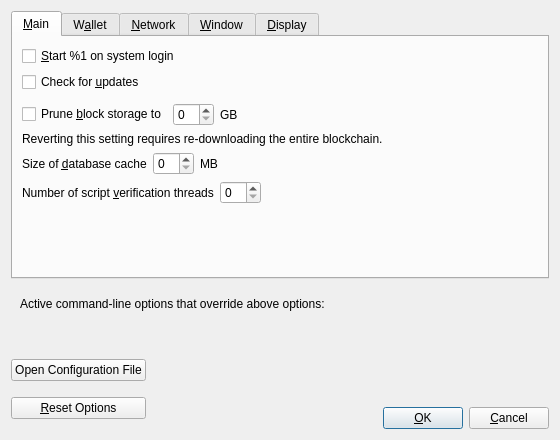
<?xml version="1.0" encoding="UTF-8"?>
<ui version="4.0">
 <class>OptionsDialog</class>
 <widget class="QDialog" name="OptionsDialog">
  <property name="geometry">
   <rect>
    <x>0</x>
    <y>0</y>
    <width>560</width>
    <height>440</height>
   </rect>
  </property>
  <property name="windowTitle">
   <string>Options</string>
  </property>
  <property name="modal">
   <bool>true</bool>
  </property>
  <layout class="QVBoxLayout" name="verticalLayout">
   <item>
    <widget class="QTabWidget" name="tabWidget">
     <property name="currentIndex">
      <number>0</number>
     </property>
     <widget class="QWidget" name="tabMain">
      <attribute name="title">
       <string>&amp;Main</string>
      </attribute>
      <layout class="QVBoxLayout" name="verticalLayout_Main">
       <item>
        <widget class="QCheckBox" name="bitcoinAtStartup">
         <property name="toolTip">
          <string>Automatically start %1 after logging in to the system.</string>
         </property>
         <property name="text">
          <string>&amp;Start %1 on system login</string>
         </property>
        </widget>
       </item>
       <item>
        <widget class="QCheckBox" name="checkForUpdates">
         <property name="toolTip">
          <string>Once a day, ask the project's release page on GitHub whether a newer version is available, and show it on the home screen. Nothing is downloaded or installed. The request goes through the proxy configured on the Network tab, if any.</string>
         </property>
         <property name="text">
          <string>Check for &amp;updates</string>
         </property>
        </widget>
       </item>
       <item>
        <spacer name="horizontalSpacer_0_Main">
         <property name="orientation">
          <enum>Qt::Horizontal</enum>
         </property>
         <property name="sizeHint" stdset="0">
          <size>
           <width>40</width>
           <height>5</height>
          </size>
         </property>
        </spacer>
       </item>
       <item>
       <layout class="QHBoxLayout" name="horizontalLayout_Main_Prune">
        <item>
         <widget class="QCheckBox" name="prune">
          <property name="toolTip">
           <string>Disables some advanced features but all blocks will still be fully validated. Reverting this setting requires re-downloading the entire blockchain. Actual disk usage may be somewhat higher.</string>
          </property>
          <property name="text">
           <string>Prune &amp;block storage to</string>
          </property>
         </widget>
        </item>
        <item>
         <widget class="QSpinBox" name="pruneSize"/>
        </item>
         <item>
          <widget class="QLabel" name="pruneSizeUnitLabel">
           <property name="text">
            <string>GB</string>
           </property>
           <property name="textFormat">
            <enum>Qt::PlainText</enum>
           </property>
          </widget>
         </item>
         <item>
          <spacer name="horizontalSpacer_Main_Prune">
           <property name="orientation">
            <enum>Qt::Horizontal</enum>
           </property>
           <property name="sizeHint" stdset="0">
            <size>
             <width>40</width>
             <height>20</height>
            </size>
           </property>
          </spacer>
         </item>
        </layout>
       </item>
       <item>
        <widget class="QLabel" name="pruneWarning">
         <property name="text">
          <string>Reverting this setting requires re-downloading the entire blockchain.</string>
         </property>
         <property name="textFormat">
          <enum>Qt::PlainText</enum>
         </property>
        </widget>
       </item>
       <item>
        <layout class="QHBoxLayout" name="horizontalLayout_2_Main">
         <item>
          <widget class="QLabel" name="databaseCacheLabel">
           <property name="text">
            <string>Size of &amp;database cache</string>
           </property>
           <property name="textFormat">
            <enum>Qt::PlainText</enum>
           </property>
           <property name="buddy">
            <cstring>databaseCache</cstring>
           </property>
          </widget>
         </item>
         <item>
          <widget class="QSpinBox" name="databaseCache"/>
         </item>
         <item>
          <widget class="QLabel" name="databaseCacheUnitLabel">
           <property name="text">
            <string>MB</string>
           </property>
           <property name="textFormat">
            <enum>Qt::PlainText</enum>
           </property>
          </widget>
         </item>
         <item>
          <spacer name="horizontalSpacer_2_Main">
           <property name="orientation">
            <enum>Qt::Horizontal</enum>
           </property>
           <property name="sizeHint" stdset="0">
            <size>
             <width>40</width>
             <height>20</height>
            </size>
           </property>
          </spacer>
         </item>
        </layout>
       </item>
       <item>
        <layout class="QHBoxLayout" name="horizontalLayout_Main_VerifyLabel">
         <item>
          <widget class="QLabel" name="threadsScriptVerifLabel">
           <property name="text">
            <string>Number of script &amp;verification threads</string>
           </property>
           <property name="textFormat">
            <enum>Qt::PlainText</enum>
           </property>
           <property name="buddy">
            <cstring>threadsScriptVerif</cstring>
           </property>
          </widget>
         </item>
         <item>
          <widget class="QSpinBox" name="threadsScriptVerif">
           <property name="toolTip">
            <string>(0 = auto, &lt;0 = leave that many cores free)</string>
           </property>
          </widget>
         </item>
         <item>
          <spacer name="horizontalSpacer_Main_Threads">
           <property name="orientation">
            <enum>Qt::Horizontal</enum>
           </property>
           <property name="sizeHint" stdset="0">
            <size>
             <width>40</width>
             <height>20</height>
            </size>
           </property>
          </spacer>
         </item>
        </layout>
       </item>
       <item>
        <spacer name="verticalSpacer_Main">
         <property name="orientation">
          <enum>Qt::Vertical</enum>
         </property>
         <property name="sizeHint" stdset="0">
          <size>
           <width>20</width>
           <height>40</height>
          </size>
         </property>
        </spacer>
       </item>
      </layout>
     </widget>
     <widget class="QWidget" name="tabWallet">
      <attribute name="title">
       <string>W&amp;allet</string>
      </attribute>
      <layout class="QVBoxLayout" name="verticalLayout_Wallet">
       <item>
        <widget class="QGroupBox" name="groupBox">
         <property name="title">
          <string>Expert</string>
         </property>
         <layout class="QVBoxLayout" name="verticalLayout_2">
          <item>
           <widget class="QCheckBox" name="coinControlFeatures">
            <property name="toolTip">
             <string>Whether to show coin control features or not.</string>
            </property>
            <property name="text">
             <string>Enable coin &amp;control features</string>
            </property>
           </widget>
          </item>
          <item>
           <widget class="QCheckBox" name="spendZeroConfChange">
            <property name="toolTip">
             <string>If you disable the spending of unconfirmed change, the change from a transaction cannot be used until that transaction has at least one confirmation. This also affects how your balance is computed.</string>
            </property>
            <property name="text">
             <string>&amp;Spend unconfirmed change</string>
            </property>
           </widget>
          </item>
         </layout>
        </widget>
       </item>
       <item>
        <spacer name="verticalSpacer_Wallet">
         <property name="orientation">
          <enum>Qt::Vertical</enum>
         </property>
         <property name="sizeHint" stdset="0">
          <size>
           <width>20</width>
           <height>40</height>
          </size>
         </property>
        </spacer>
       </item>
      </layout>
     </widget>
     <widget class="QWidget" name="tabNetwork">
      <attribute name="title">
       <string>&amp;Network</string>
      </attribute>
      <layout class="QVBoxLayout" name="verticalLayout_Network">
       <item>
        <widget class="QCheckBox" name="mapPortUpnp">
         <property name="toolTip">
          <string>Automatically open the Taler client port on the router. This only works when your router supports UPnP and it is enabled.</string>
         </property>
         <property name="text">
          <string>Map port using &amp;UPnP</string>
         </property>
        </widget>
       </item>
       <item>
        <widget class="QCheckBox" name="allowIncoming">
         <property name="toolTip">
          <string>Accept connections from outside.</string>
         </property>
         <property name="text">
          <string>Allow incomin&amp;g connections</string>
         </property>
        </widget>
       </item>
       <item>
        <widget class="QCheckBox" name="connectSocks">
         <property name="toolTip">
          <string>Connect to the Taler network through a SOCKS5 proxy.</string>
         </property>
         <property name="text">
          <string>&amp;Connect through SOCKS5 proxy (default proxy):</string>
         </property>
        </widget>
       </item>
       <item>
        <layout class="QHBoxLayout" name="horizontalLayout_1_Network">
         <item>
          <widget class="QLabel" name="proxyIpLabel">
           <property name="text">
            <string>Proxy &amp;IP:</string>
           </property>
           <property name="textFormat">
            <enum>Qt::PlainText</enum>
           </property>
           <property name="buddy">
            <cstring>proxyIp</cstring>
           </property>
          </widget>
         </item>
         <item>
          <widget class="QValidatedLineEdit" name="proxyIp">
           <property name="minimumSize">
            <size>
             <width>140</width>
             <height>0</height>
            </size>
           </property>
           <property name="maximumSize">
            <size>
             <width>140</width>
             <height>16777215</height>
            </size>
           </property>
           <property name="toolTip">
            <string>IP address of the proxy (e.g. IPv4: 127.0.0.1 / IPv6: ::1)</string>
           </property>
          </widget>
         </item>
         <item>
          <widget class="QLabel" name="proxyPortLabel">
           <property name="text">
            <string>&amp;Port:</string>
           </property>
           <property name="textFormat">
            <enum>Qt::PlainText</enum>
           </property>
           <property name="buddy">
            <cstring>proxyPort</cstring>
           </property>
          </widget>
         </item>
         <item>
          <widget class="QLineEdit" name="proxyPort">
           <property name="minimumSize">
            <size>
             <width>55</width>
             <height>0</height>
            </size>
           </property>
           <property name="maximumSize">
            <size>
             <width>55</width>
             <height>16777215</height>
            </size>
           </property>
           <property name="toolTip">
            <string>Port of the proxy (e.g. 9050)</string>
           </property>
          </widget>
         </item>
         <item>
          <spacer name="horizontalSpacer_1_Network">
           <property name="orientation">
            <enum>Qt::Horizontal</enum>
           </property>
           <property name="sizeHint" stdset="0">
            <size>
             <width>40</width>
             <height>20</height>
            </size>
           </property>
          </spacer>
         </item>
        </layout>
       </item>
       <item>
        <layout class="QHBoxLayout" name="horizontalLayout_2_Network">
         <item>
          <widget class="QLabel" name="proxyActiveNets">
           <property name="text">
            <string>Used for reaching peers via:</string>
           </property>
           <property name="textFormat">
            <enum>Qt::PlainText</enum>
           </property>
          </widget>
         </item>
         <item>
          <widget class="QCheckBox" name="proxyReachIPv4">
           <property name="enabled">
            <bool>false</bool>
           </property>
           <property name="toolTip">
            <string>Shows if the supplied default SOCKS5 proxy is used to reach peers via this network type.</string>
           </property>
           <property name="text">
            <string/>
           </property>
          </widget>
         </item>
         <item>
          <widget class="QLabel" name="proxyReachIPv4Label">
           <property name="text">
            <string>IPv4</string>
           </property>
           <property name="textFormat">
            <enum>Qt::PlainText</enum>
           </property>
          </widget>
         </item>
         <item>
          <widget class="QCheckBox" name="proxyReachIPv6">
           <property name="enabled">
            <bool>false</bool>
           </property>
           <property name="toolTip">
            <string>Shows if the supplied default SOCKS5 proxy is used to reach peers via this network type.</string>
           </property>
           <property name="text">
            <string/>
           </property>
          </widget>
         </item>
         <item>
          <widget class="QLabel" name="proxyReachIPv6Label">
           <property name="text">
            <string>IPv6</string>
           </property>
           <property name="textFormat">
            <enum>Qt::PlainText</enum>
           </property>
          </widget>
         </item>
         <item>
          <widget class="QCheckBox" name="proxyReachTor">
           <property name="enabled">
            <bool>false</bool>
           </property>
           <property name="toolTip">
            <string>Shows if the supplied default SOCKS5 proxy is used to reach peers via this network type.</string>
           </property>
           <property name="text">
            <string/>
           </property>
          </widget>
         </item>
         <item>
          <widget class="QLabel" name="proxyReachTorLabel">
           <property name="text">
            <string>Tor</string>
           </property>
           <property name="textFormat">
            <enum>Qt::PlainText</enum>
           </property>
          </widget>
         </item>
         <item>
          <spacer name="horizontalSpacer_2_Network">
           <property name="orientation">
            <enum>Qt::Horizontal</enum>
           </property>
           <property name="sizeHint" stdset="0">
            <size>
             <width>40</width>
             <height>20</height>
            </size>
           </property>
          </spacer>
         </item>
        </layout>
       </item>
       <item>
        <widget class="QCheckBox" name="connectSocksTor">
         <property name="toolTip">
          <string>Connect to the Taler network through a separate SOCKS5 proxy for Tor hidden services.</string>
         </property>
         <property name="text">
          <string>Use separate SOCKS&amp;5 proxy to reach peers via Tor hidden services:</string>
         </property>
        </widget>
       </item>
       <item>
        <layout class="QHBoxLayout" name="horizontalLayout_3_Network">
         <item>
          <widget class="QLabel" name="proxyIpTorLabel">
           <property name="text">
            <string>Proxy &amp;IP:</string>
           </property>
           <property name="textFormat">
            <enum>Qt::PlainText</enum>
           </property>
           <property name="buddy">
            <cstring>proxyIpTor</cstring>
           </property>
          </widget>
         </item>
         <item>
          <widget class="QValidatedLineEdit" name="proxyIpTor">
           <property name="minimumSize">
            <size>
             <width>140</width>
             <height>0</height>
            </size>
           </property>
           <property name="maximumSize">
            <size>
             <width>140</width>
             <height>16777215</height>
            </size>
           </property>
           <property name="toolTip">
            <string>IP address of the proxy (e.g. IPv4: 127.0.0.1 / IPv6: ::1)</string>
           </property>
          </widget>
         </item>
         <item>
          <widget class="QLabel" name="proxyPortTorLabel">
           <property name="text">
            <string>&amp;Port:</string>
           </property>
           <property name="textFormat">
            <enum>Qt::PlainText</enum>
           </property>
           <property name="buddy">
            <cstring>proxyPortTor</cstring>
           </property>
          </widget>
         </item>
         <item>
          <widget class="QLineEdit" name="proxyPortTor">
           <property name="minimumSize">
            <size>
             <width>55</width>
             <height>0</height>
            </size>
           </property>
           <property name="maximumSize">
            <size>
             <width>55</width>
             <height>16777215</height>
            </size>
           </property>
           <property name="toolTip">
            <string>Port of the proxy (e.g. 9050)</string>
           </property>
          </widget>
         </item>
         <item>
          <spacer name="horizontalSpacer_4_Network">
           <property name="orientation">
            <enum>Qt::Horizontal</enum>
           </property>
           <property name="sizeHint" stdset="0">
            <size>
             <width>40</width>
             <height>20</height>
            </size>
           </property>
          </spacer>
         </item>
        </layout>
       </item>
       <item>
        <spacer name="verticalSpacer_Network">
         <property name="orientation">
          <enum>Qt::Vertical</enum>
         </property>
         <property name="sizeHint" stdset="0">
          <size>
           <width>20</width>
           <height>40</height>
          </size>
         </property>
        </spacer>
       </item>
      </layout>
     </widget>
     <widget class="QWidget" name="tabWindow">
      <attribute name="title">
       <string>&amp;Window</string>
      </attribute>
      <layout class="QVBoxLayout" name="verticalLayout_Window">
       <item>
        <widget class="QCheckBox" name="hideTrayIcon">
         <property name="toolTip">
          <string>Hide the icon from the system tray.</string>
         </property>
         <property name="text">
          <string>&amp;Hide tray icon</string>
         </property>
        </widget>
       </item>
       <item>
        <widget class="QCheckBox" name="minimizeToTray">
         <property name="toolTip">
          <string>Show only a tray icon after minimizing the window.</string>
         </property>
         <property name="text">
          <string>&amp;Minimize to the tray instead of the taskbar</string>
         </property>
        </widget>
       </item>
       <item>
        <widget class="QCheckBox" name="minimizeOnClose">
         <property name="toolTip">
          <string>Minimize instead of exit the application when the window is closed. When this option is enabled, the application will be closed only after selecting Exit in the menu.</string>
         </property>
         <property name="text">
          <string>M&amp;inimize on close</string>
         </property>
        </widget>
       </item>
       <item>
        <spacer name="verticalSpacer_Window">
         <property name="orientation">
          <enum>Qt::Vertical</enum>
         </property>
         <property name="sizeHint" stdset="0">
          <size>
           <width>20</width>
           <height>40</height>
          </size>
         </property>
        </spacer>
       </item>
      </layout>
     </widget>
     <widget class="QWidget" name="tabDisplay">
      <attribute name="title">
       <string>&amp;Display</string>
      </attribute>
      <layout class="QVBoxLayout" name="verticalLayout_Display">
       <item>
        <layout class="QHBoxLayout" name="horizontalLayout_0_Display">
         <item>
          <widget class="QLabel" name="themeLabel">
           <property name="text">
            <string>&amp;Appearance:</string>
           </property>
           <property name="textFormat">
            <enum>Qt::PlainText</enum>
           </property>
           <property name="buddy">
            <cstring>theme</cstring>
           </property>
          </widget>
         </item>
         <item>
          <widget class="QValueComboBox" name="theme">
           <property name="toolTip">
            <string>Choose how the wallet looks. &quot;Follow the system&quot; uses your desktop's own light or dark setting.</string>
           </property>
          </widget>
         </item>
        </layout>
       </item>
       <item>
        <layout class="QHBoxLayout" name="horizontalLayout_1_Display">
         <item>
          <widget class="QLabel" name="langLabel">
           <property name="text">
            <string>User Interface &amp;language:</string>
           </property>
           <property name="textFormat">
            <enum>Qt::PlainText</enum>
           </property>
           <property name="buddy">
            <cstring>lang</cstring>
           </property>
          </widget>
         </item>
         <item>
          <widget class="QValueComboBox" name="lang">
           <property name="toolTip">
            <string>The user interface language can be set here. This setting will take effect after restarting %1.</string>
           </property>
          </widget>
         </item>
        </layout>
       </item>
       <item>
        <layout class="QHBoxLayout" name="horizontalLayout_2_Display">
         <item>
          <widget class="QLabel" name="unitLabel">
           <property name="text">
            <string>&amp;Unit to show amounts in:</string>
           </property>
           <property name="textFormat">
            <enum>Qt::PlainText</enum>
           </property>
           <property name="buddy">
            <cstring>unit</cstring>
           </property>
          </widget>
         </item>
         <item>
          <widget class="QValueComboBox" name="unit">
           <property name="toolTip">
            <string>Choose the default subdivision unit to show in the interface and when sending coins.</string>
           </property>
          </widget>
         </item>
        </layout>
       </item>
       <item>
        <layout class="QHBoxLayout" name="horizontalLayout_3_Display">
         <item>
          <widget class="QLabel" name="thirdPartyTxUrlsLabel">
           <property name="toolTip">
            <string>Third party URLs (e.g. a block explorer) that appear in the transactions tab as context menu items. %s in the URL is replaced by transaction hash. Multiple URLs are separated by vertical bar |.</string>
           </property>
           <property name="text">
            <string>&amp;Third party transaction URLs</string>
           </property>
           <property name="buddy">
            <cstring>thirdPartyTxUrls</cstring>
           </property>
          </widget>
         </item>
         <item>
          <widget class="QLineEdit" name="thirdPartyTxUrls">
           <property name="toolTip">
            <string>Third party URLs (e.g. a block explorer) that appear in the transactions tab as context menu items. %s in the URL is replaced by transaction hash. Multiple URLs are separated by vertical bar |.</string>
           </property>
          </widget>
         </item>
        </layout>
       </item>
       <item>
        <spacer name="verticalSpacer_Display">
         <property name="orientation">
          <enum>Qt::Vertical</enum>
         </property>
         <property name="sizeHint" stdset="0">
          <size>
           <width>20</width>
           <height>40</height>
          </size>
         </property>
        </spacer>
       </item>
      </layout>
     </widget>
    </widget>
   </item>
   <item>
    <widget class="QFrame" name="frame">
     <layout class="QVBoxLayout" name="verticalLayout_Bottom">
      <item>
       <layout class="QHBoxLayout" name="horizontalLayout_Bottom">
        <item>
         <widget class="QLabel" name="overriddenByCommandLineInfoLabel">
          <property name="text">
           <string>Active command-line options that override above options:</string>
          </property>
          <property name="textFormat">
           <enum>Qt::PlainText</enum>
          </property>
         </widget>
        </item>
        <item>
         <spacer name="horizontalSpacer_Bottom">
          <property name="orientation">
           <enum>Qt::Horizontal</enum>
          </property>
          <property name="sizeHint" stdset="0">
           <size>
            <width>40</width>
            <height>20</height>
           </size>
          </property>
         </spacer>
        </item>
       </layout>
      </item>
      <item>
       <widget class="QLabel" name="overriddenByCommandLineLabel">
        <property name="text">
         <string/>
        </property>
        <property name="textFormat">
         <enum>Qt::PlainText</enum>
        </property>
        <property name="wordWrap">
         <bool>true</bool>
        </property>
       </widget>
      </item>
     </layout>
    </widget>
   </item>
   <item>
    <layout class="QHBoxLayout" name="horizontalLayout_Buttons">
     <item>
      <layout class="QVBoxLayout" name="verticalLayout_Buttons">
       <item>
        <widget class="QPushButton" name="openBitcoinConfButton">
         <property name="toolTip">
          <string>Open the %1 configuration file from the working directory.</string>
         </property>
         <property name="text">
          <string>Open Configuration File</string>
         </property>
         <property name="autoDefault">
          <bool>false</bool>
         </property>
        </widget>
       </item>
       <item>
        <widget class="QPushButton" name="resetButton">
         <property name="toolTip">
          <string>Reset all client options to default.</string>
         </property>
         <property name="text">
          <string>&amp;Reset Options</string>
         </property>
         <property name="autoDefault">
          <bool>false</bool>
         </property>
        </widget>
       </item>
      </layout>
     </item>
     <item>
      <spacer name="horizontalSpacer_1">
       <property name="orientation">
        <enum>Qt::Horizontal</enum>
       </property>
       <property name="sizeHint" stdset="0">
        <size>
         <width>40</width>
         <height>48</height>
        </size>
       </property>
      </spacer>
     </item>
     <item>
      <widget class="QLabel" name="statusLabel">
       <property name="minimumSize">
        <size>
         <width>200</width>
         <height>0</height>
        </size>
       </property>
       <property name="font">
        <font>
         <weight>75</weight>
         <bold>true</bold>
        </font>
       </property>
       <property name="text">
        <string/>
       </property>
       <property name="textFormat">
        <enum>Qt::PlainText</enum>
       </property>
       <property name="wordWrap">
        <bool>true</bool>
       </property>
      </widget>
     </item>
     <item>
      <spacer name="horizontalSpacer_2">
       <property name="orientation">
        <enum>Qt::Horizontal</enum>
       </property>
       <property name="sizeHint" stdset="0">
        <size>
         <width>40</width>
         <height>48</height>
        </size>
       </property>
      </spacer>
     </item>
     <item>
      <layout class="QVBoxLayout" name="verticalLayout_4">
       <item>
        <spacer name="verticalSpacer">
         <property name="orientation">
          <enum>Qt::Vertical</enum>
         </property>
         <property name="sizeHint" stdset="0">
          <size>
           <width>20</width>
           <height>40</height>
          </size>
         </property>
        </spacer>
       </item>
       <item>
        <layout class="QHBoxLayout" name="horizontalLayout">
         <item>
          <widget class="QPushButton" name="okButton">
           <property name="text">
            <string>&amp;OK</string>
           </property>
           <property name="autoDefault">
            <bool>false</bool>
           </property>
           <property name="default">
            <bool>true</bool>
           </property>
          </widget>
         </item>
         <item>
          <widget class="QPushButton" name="cancelButton">
           <property name="text">
            <string>&amp;Cancel</string>
           </property>
           <property name="autoDefault">
            <bool>false</bool>
           </property>
          </widget>
         </item>
        </layout>
       </item>
      </layout>
     </item>
    </layout>
   </item>
  </layout>
 </widget>
 <customwidgets>
  <customwidget>
   <class>QValidatedLineEdit</class>
   <extends>QLineEdit</extends>
   <header>qt/qvalidatedlineedit.h</header>
  </customwidget>
  <customwidget>
   <class>QValueComboBox</class>
   <extends>QComboBox</extends>
   <header>qt/qvaluecombobox.h</header>
  </customwidget>
 </customwidgets>
 <resources/>
 <connections/>
</ui>
